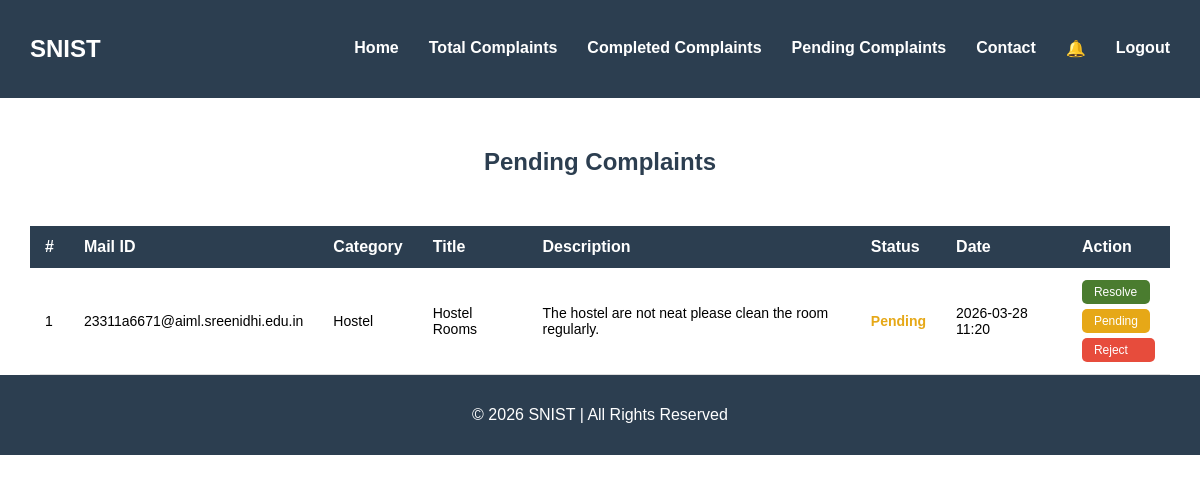
/pending_complaints (signed in), run on the app's committed database.
### tables this page shows
CREATE TABLE complaints (
        id INTEGER PRIMARY KEY AUTOINCREMENT,
        user_id INTEGER,
        title TEXT,
        description TEXT,
        status TEXT DEFAULT 'Pending',
        date TEXT,
        reminder INTEGER DEFAULT 0,
        category TEXT);

CREATE TABLE users (
        id INTEGER PRIMARY KEY AUTOINCREMENT,
        name TEXT,
        email TEXT UNIQUE,
        password TEXT,
        role TEXT);

### app.py (the view)
@app.route('/pending_complaints')
def pending_complaints():
    if 'user_id' not in session:
        return redirect('/login')
    conn = sqlite3.connect('database.db', timeout=10)
    c = conn.cursor()
    c.execute("""SELECT complaints.*, users.name, users.email
                 FROM complaints
                 JOIN users ON complaints.user_id = users.id
                 WHERE complaints.status='Pending'""")
    complaints = c.fetchall()
    conn.close()
    return render_template('pending_complaints.html', complaints=complaints)

### templates/pending_complaints.html (shortened to what this page needs)
<!DOCTYPE html>
<html lang="en">
<head>
  <link rel="stylesheet" href="/static/admin_dashboardstyle.css">
</head>
<body>
  <header class="navbar">
    <h2>SNIST</h2>
    <nav>
      <a href="/admin_dashboard">Home</a>
      <a href="/total_complaints">Total Complaints</a>
      <a href="/completed_complaints">Completed Complaints</a>
      <a href="/pending_complaints">Pending Complaints</a>
      <a href="#">Contact</a>
      <a href="/admin_notifications" style="position: relative; margin-left: 20px;">
        🔔
      </a>
      <a href="/logout">Logout</a>
    </nav>
  </header>
  <h2 style="text-align:center; padding:30px; color:#2c3e50;">Pending Complaints</h2>
  {% if complaints %}
  <table class="complaints-table">
    <thead>
      <tr>
        <th>#</th>
        <th>Mail ID</th>
        <th>Category</th>
        <th>Title</th>
        <th>Description</th>
        <th>Status</th>
        <th>Date</th>
        <th>Action</th>
      </tr>
    </thead>
    <tbody>
      {% for c in complaints %}
      <tr>
        <td>{{ loop.index }}</td>
        <td>{{ c[9] }}</td>
        <td>{{ c[7] }}</td>
        <td>{{ c[2] }}</td>
        <td>{{ c[3] }}</td>
        <td><span class="status-pending">{{ c[4] }}</span></td>
        <td>{{ c[5] }}</td>
        <td>
          <div style="display: flex; flex-direction: column; gap: 5px; width: fit-content;">
            <a href="/update/{{ c[0] }}/Resolved" class="btn-resolve">Resolve</a>
            <a href="/update/{{ c[0] }}/Pending" class="btn-pending">Pending</a>
            <a href="/update/{{ c[0] }}/Rejected" class="btn-reject">Reject</a>
          </div>
        </td>
      </tr>
      {% endfor %}
    </tbody>
  </table>
  {% else %}
  <p style="text-align:center; color:#888; padding:40px;">No pending complaints.</p>
  {% endif %}
  <footer class="footer"><p>© 2026 SNIST | All Rights Reserved</p></footer>
</body>
</html>

### static/admin_dashboardstyle.css (style rules this page uses)
body { margin: 0; font-family: Arial, sans-serif; }
.navbar { display: flex; justify-content: space-between; align-items: center; background: #2c3e50; color: white; padding: 15px 30px; flex-wrap: wrap; gap: 10px; }
.navbar nav { display: flex; flex-wrap: wrap; gap: 10px; }
.navbar nav a { color: white; margin-left: 20px; text-decoration: none; font-weight: bold; }
.complaints-table { width: 95%; margin: 0 auto; border-collapse: collapse; }
.complaints-table th { background: #2c3e50; color: white; padding: 12px 15px; text-align: left; }
.complaints-table td { padding: 12px 15px; border-bottom: 1px solid #ddd; font-size: 14px; }
.status-pending { color: #e6a817; font-weight: bold; }
.btn-resolve { padding: 5px 12px; background: #4a7c2f; color: white; text-decoration: none; border-radius: 5px; font-size: 12px; margin-right: 5px; display: inline-block; }
.btn-reject { padding: 5px 12px; background: #e74c3c; color: white; text-decoration: none; border-radius: 5px; font-size: 12px; display: inline-block; }
.btn-pending { padding: 5px 12px; background: #e6a817; color: white; text-decoration: none; border-radius: 5px; font-size: 12px; margin-right: 5px; display: inline-block; }
.footer { background: #2c3e50; color: white; text-align: center; padding: 15px; }
html { scroll-behavior: smooth; }

### data on the page
complaints: email "23311a6671@aiml.sreenidhi.edu.in", category "Hostel", title "Hostel Rooms", description "The hostel are not neat please clean the room regularly.", status "Pending", date "2026-03-28 11:20"
